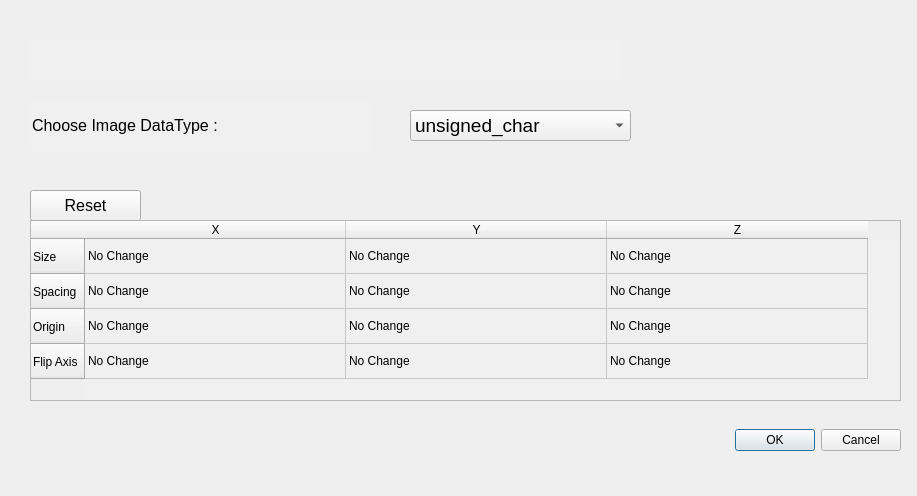
<?xml version="1.0" encoding="UTF-8"?>
<ui version="4.0">
 <class>ImageModifyDialog</class>
 <widget class="QDialog" name="ImageModifyDialog">
  <property name="geometry">
   <rect>
    <x>0</x>
    <y>0</y>
    <width>917</width>
    <height>496</height>
   </rect>
  </property>
  <property name="palette">
   <palette>
    <active>
     <colorrole role="Light">
      <brush brushstyle="SolidPattern">
       <color alpha="255">
        <red>0</red>
        <green>255</green>
        <blue>0</blue>
       </color>
      </brush>
     </colorrole>
    </active>
    <inactive>
     <colorrole role="Light">
      <brush brushstyle="SolidPattern">
       <color alpha="255">
        <red>0</red>
        <green>255</green>
        <blue>0</blue>
       </color>
      </brush>
     </colorrole>
    </inactive>
    <disabled>
     <colorrole role="Light">
      <brush brushstyle="SolidPattern">
       <color alpha="255">
        <red>0</red>
        <green>255</green>
        <blue>0</blue>
       </color>
      </brush>
     </colorrole>
    </disabled>
   </palette>
  </property>
  <property name="windowTitle">
   <string>ImageModifyDialog</string>
  </property>
  <widget class="QDialogButtonBox" name="buttonBox">
   <property name="geometry">
    <rect>
     <x>550</x>
     <y>410</y>
     <width>351</width>
     <height>61</height>
    </rect>
   </property>
   <property name="orientation">
    <enum>Qt::Horizontal</enum>
   </property>
   <property name="standardButtons">
    <set>QDialogButtonBox::Cancel|QDialogButtonBox::Ok</set>
   </property>
  </widget>
  <widget class="QLineEdit" name="datatype_1">
   <property name="geometry">
    <rect>
     <x>30</x>
     <y>100</y>
     <width>341</width>
     <height>51</height>
    </rect>
   </property>
   <property name="palette">
    <palette>
     <active>
      <colorrole role="Base">
       <brush brushstyle="SolidPattern">
        <color alpha="255">
         <red>240</red>
         <green>240</green>
         <blue>240</blue>
        </color>
       </brush>
      </colorrole>
     </active>
     <inactive>
      <colorrole role="Base">
       <brush brushstyle="SolidPattern">
        <color alpha="255">
         <red>240</red>
         <green>240</green>
         <blue>240</blue>
        </color>
       </brush>
      </colorrole>
     </inactive>
     <disabled>
      <colorrole role="Base">
       <brush brushstyle="SolidPattern">
        <color alpha="255">
         <red>240</red>
         <green>240</green>
         <blue>240</blue>
        </color>
       </brush>
      </colorrole>
     </disabled>
    </palette>
   </property>
   <property name="font">
    <font>
     <family>Arial</family>
     <pointsize>12</pointsize>
    </font>
   </property>
   <property name="text">
    <string>Choose Image DataType :</string>
   </property>
   <property name="maxLength">
    <number>32766</number>
   </property>
   <property name="frame">
    <bool>false</bool>
   </property>
   <property name="readOnly">
    <bool>true</bool>
   </property>
  </widget>
  <widget class="QComboBox" name="datatype_2">
   <property name="geometry">
    <rect>
     <x>410</x>
     <y>110</y>
     <width>221</width>
     <height>31</height>
    </rect>
   </property>
   <property name="font">
    <font>
     <family>Arial</family>
     <pointsize>14</pointsize>
    </font>
   </property>
   <item>
    <property name="text">
     <string>unsigned_char</string>
    </property>
   </item>
   <item>
    <property name="text">
     <string>char</string>
    </property>
   </item>
   <item>
    <property name="text">
     <string>unsigned_short</string>
    </property>
   </item>
   <item>
    <property name="text">
     <string>short</string>
    </property>
   </item>
   <item>
    <property name="text">
     <string>unsigned_int</string>
    </property>
   </item>
   <item>
    <property name="text">
     <string>int</string>
    </property>
   </item>
   <item>
    <property name="text">
     <string>unsigned_long</string>
    </property>
   </item>
   <item>
    <property name="text">
     <string>long</string>
    </property>
   </item>
   <item>
    <property name="text">
     <string>float</string>
    </property>
   </item>
   <item>
    <property name="text">
     <string>double</string>
    </property>
   </item>
  </widget>
  <widget class="QTextEdit" name="selectedfileinfo">
   <property name="geometry">
    <rect>
     <x>30</x>
     <y>40</y>
     <width>591</width>
     <height>41</height>
    </rect>
   </property>
   <property name="palette">
    <palette>
     <active>
      <colorrole role="Base">
       <brush brushstyle="SolidPattern">
        <color alpha="255">
         <red>240</red>
         <green>240</green>
         <blue>240</blue>
        </color>
       </brush>
      </colorrole>
     </active>
     <inactive>
      <colorrole role="Base">
       <brush brushstyle="SolidPattern">
        <color alpha="255">
         <red>240</red>
         <green>240</green>
         <blue>240</blue>
        </color>
       </brush>
      </colorrole>
     </inactive>
     <disabled>
      <colorrole role="Base">
       <brush brushstyle="SolidPattern">
        <color alpha="255">
         <red>240</red>
         <green>240</green>
         <blue>240</blue>
        </color>
       </brush>
      </colorrole>
     </disabled>
    </palette>
   </property>
   <property name="font">
    <font>
     <family>Arial</family>
     <pointsize>12</pointsize>
    </font>
   </property>
   <property name="frameShape">
    <enum>QFrame::NoFrame</enum>
   </property>
   <property name="readOnly">
    <bool>true</bool>
   </property>
  </widget>
  <widget class="QTableWidget" name="modi_out_table">
   <property name="geometry">
    <rect>
     <x>30</x>
     <y>220</y>
     <width>871</width>
     <height>181</height>
    </rect>
   </property>
   <property name="palette">
    <palette>
     <active>
      <colorrole role="Base">
       <brush brushstyle="SolidPattern">
        <color alpha="255">
         <red>240</red>
         <green>240</green>
         <blue>240</blue>
        </color>
       </brush>
      </colorrole>
     </active>
     <inactive>
      <colorrole role="Base">
       <brush brushstyle="SolidPattern">
        <color alpha="255">
         <red>240</red>
         <green>240</green>
         <blue>240</blue>
        </color>
       </brush>
      </colorrole>
     </inactive>
     <disabled>
      <colorrole role="Base">
       <brush brushstyle="SolidPattern">
        <color alpha="255">
         <red>240</red>
         <green>240</green>
         <blue>240</blue>
        </color>
       </brush>
      </colorrole>
     </disabled>
    </palette>
   </property>
   <property name="layoutDirection">
    <enum>Qt::LeftToRight</enum>
   </property>
   <property name="autoScroll">
    <bool>true</bool>
   </property>
   <attribute name="horizontalHeaderMinimumSectionSize">
    <number>50</number>
   </attribute>
   <attribute name="horizontalHeaderDefaultSectionSize">
    <number>261</number>
   </attribute>
   <attribute name="verticalHeaderMinimumSectionSize">
    <number>35</number>
   </attribute>
   <attribute name="verticalHeaderDefaultSectionSize">
    <number>35</number>
   </attribute>
   <row>
    <property name="text">
     <string>Size</string>
    </property>
   </row>
   <row>
    <property name="text">
     <string>Spacing</string>
    </property>
   </row>
   <row>
    <property name="text">
     <string>Origin</string>
    </property>
   </row>
   <row>
    <property name="text">
     <string>Flip Axis</string>
    </property>
   </row>
   <column>
    <property name="text">
     <string>X</string>
    </property>
   </column>
   <column>
    <property name="text">
     <string>Y</string>
    </property>
   </column>
   <column>
    <property name="text">
     <string>Z</string>
    </property>
   </column>
   <item row="0" column="0">
    <property name="text">
     <string>No Change</string>
    </property>
   </item>
   <item row="0" column="1">
    <property name="text">
     <string>No Change</string>
    </property>
   </item>
   <item row="0" column="2">
    <property name="text">
     <string>No Change</string>
    </property>
    <property name="textAlignment">
     <set>AlignLeading|AlignVCenter</set>
    </property>
   </item>
   <item row="1" column="0">
    <property name="text">
     <string>No Change</string>
    </property>
    <property name="textAlignment">
     <set>AlignLeading|AlignVCenter</set>
    </property>
   </item>
   <item row="1" column="1">
    <property name="text">
     <string>No Change</string>
    </property>
    <property name="textAlignment">
     <set>AlignLeading|AlignVCenter</set>
    </property>
   </item>
   <item row="1" column="2">
    <property name="text">
     <string>No Change</string>
    </property>
    <property name="textAlignment">
     <set>AlignLeading|AlignVCenter</set>
    </property>
   </item>
   <item row="2" column="0">
    <property name="text">
     <string>No Change</string>
    </property>
    <property name="textAlignment">
     <set>AlignLeading|AlignVCenter</set>
    </property>
   </item>
   <item row="2" column="1">
    <property name="text">
     <string>No Change</string>
    </property>
    <property name="textAlignment">
     <set>AlignLeading|AlignVCenter</set>
    </property>
   </item>
   <item row="2" column="2">
    <property name="text">
     <string>No Change</string>
    </property>
    <property name="textAlignment">
     <set>AlignLeading|AlignVCenter</set>
    </property>
   </item>
   <item row="3" column="0">
    <property name="text">
     <string>No Change</string>
    </property>
    <property name="checkState">
     <enum>Unchecked</enum>
    </property>
   </item>
   <item row="3" column="1">
    <property name="text">
     <string>No Change</string>
    </property>
    <property name="checkState">
     <enum>Unchecked</enum>
    </property>
   </item>
   <item row="3" column="2">
    <property name="text">
     <string>No Change </string>
    </property>
    <property name="checkState">
     <enum>Unchecked</enum>
    </property>
   </item>
  </widget>
  <widget class="QPushButton" name="pushButton_2">
   <property name="geometry">
    <rect>
     <x>30</x>
     <y>190</y>
     <width>111</width>
     <height>31</height>
    </rect>
   </property>
   <property name="font">
    <font>
     <family>Arial</family>
     <pointsize>12</pointsize>
     <weight>50</weight>
     <bold>false</bold>
    </font>
   </property>
   <property name="text">
    <string>Reset</string>
   </property>
  </widget>
 </widget>
 <resources/>
 <connections>
  <connection>
   <sender>buttonBox</sender>
   <signal>accepted()</signal>
   <receiver>ImageModifyDialog</receiver>
   <slot>accept()</slot>
   <hints>
    <hint type="sourcelabel">
     <x>248</x>
     <y>254</y>
    </hint>
    <hint type="destinationlabel">
     <x>157</x>
     <y>274</y>
    </hint>
   </hints>
  </connection>
  <connection>
   <sender>buttonBox</sender>
   <signal>rejected()</signal>
   <receiver>ImageModifyDialog</receiver>
   <slot>reject()</slot>
   <hints>
    <hint type="sourcelabel">
     <x>316</x>
     <y>260</y>
    </hint>
    <hint type="destinationlabel">
     <x>286</x>
     <y>274</y>
    </hint>
   </hints>
  </connection>
 </connections>
</ui>
